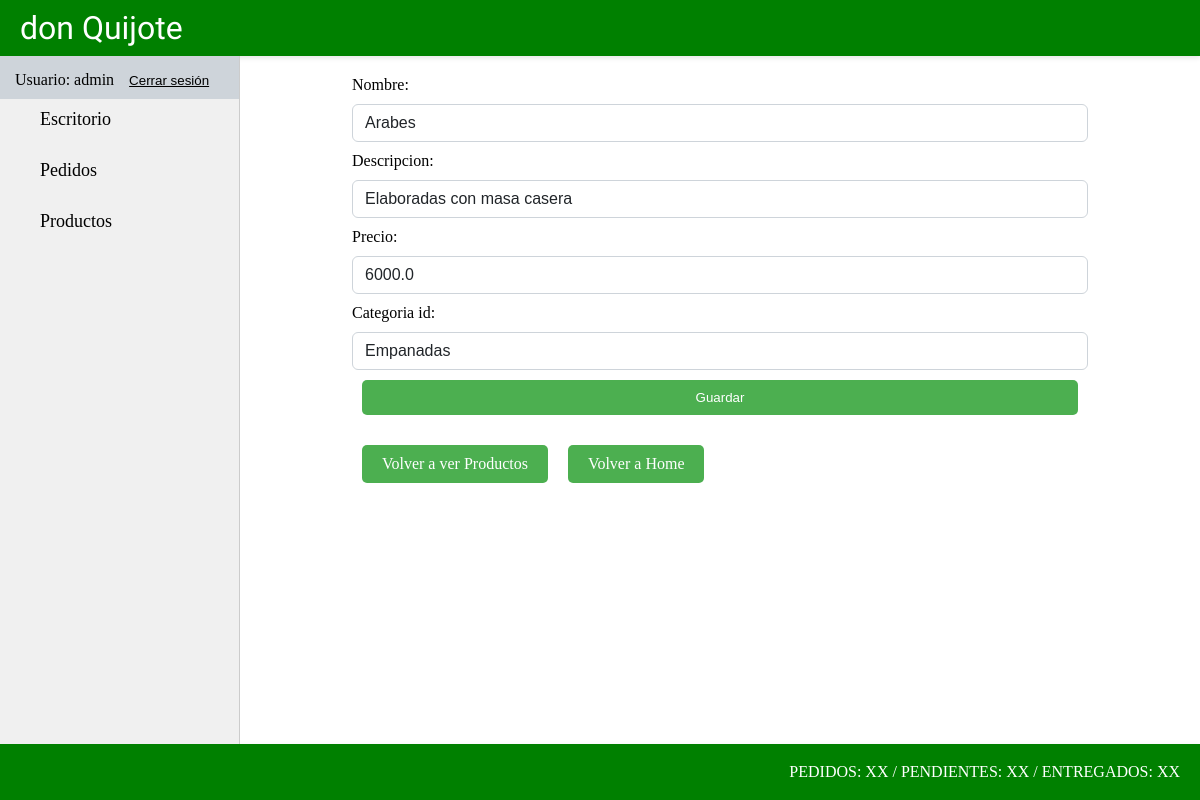
The app's page /producto/producto/update/7 (signed in) with its own data.
### producto/models.py (models this page shows, shortened)
class Producto(models.Model):
    nombre = models.CharField(max_length=50)
    descripcion = models.CharField(max_length=200)
    precio = models.FloatField()
    categoria_id = models.ForeignKey(ProductoCategoria, on_delete=models.CASCADE)

class ProductoCategoria(models.Model):
    nombre = models.CharField(max_length=50)
    def __str__(self):
        return f"{self.nombre}"

### producto/views.py (the view)
# urls.py: path("producto/update/<int:pk>", views.ProductoUpdate.as_view(), name="producto_update"),
class ProductoUpdate(LoginRequiredMixin, UpdateView):
    model = models.Producto
    form_class = forms.ProductoForm
    success_url = reverse_lazy("producto:producto_list")

### producto/forms.py
class ProductoForm(forms.ModelForm):
    class Meta:
        model = models.Producto
        fields = "__all__"
        widgets = {
            "nombre": forms.TextInput(attrs={"class": "form-control"}),
            "descripcion": forms.TextInput(attrs={"class": "form-control"}),
            "precio": forms.TextInput(attrs={"class": "form-control"}),
            "categoria_id": forms.Select(attrs={"class": "form-control"}),
        }

### producto/templates/producto/producto_form.html (shortened to what this page needs)
{% extends 'core/base.html' %}
{% block section %}
    <form class="form-container" action="" method="post">
        {{ form }}
        <button class="link-crud-productos" type="submit">Guardar</button>
    </form>
    <div class="container-link-crud-productos">
        <a class="link-crud-productos" href="{% url 'producto:home' %}">Volver a ver Productos</a>
        <a class="link-crud-productos" href="{% url 'core:home' %}">Volver a Home</a>
    </div>
{% endblock section %}

### core/templates/core/components/navbar.html (shortened to what this page needs)
<nav class="container-nav">
    <ul class="list-app">
        {% if user.is_authenticated %}
            <div class="usuario-logout">
                <li class="list-link"><a>Usuario: {{ user.username }}</a></li>
                <li>
                    <form action="{% url 'core:logout' %}" method="post">
                        <button type="submit" class="btn-logout"><u>Cerrar sesión</u></button>
                    </form>
                </li>
            </div>
            <li class="list-link"><a class="link-app" href="{% url 'core:home' %}">Escritorio</a></li>
            <li class="list-link"><a class="link-app" href="{% url 'pedidos:pedido_list' %}">Pedidos</a></li>
            <li class="list-link"><a class="link-app" href="{% url 'producto:home' %}">Productos</a></li>
        {% else %}
            <li class="list-link"><a class="link-app" href="{% url 'core:login' %}">Login</a></li>
        {% endif %}
    </ul>
</nav>

### core/static/core/css/styles.css (style rules this page uses)
* { padding: 0; margin: 0; box-sizing: border-box; }
.container-nav { width: 20%; height: 86vh; background-color: #f0f0f0; float: left; overflow-y: auto; border-right: 1px solid #ccc; }
.list-app { list-style: none; padding: 0; }
.list-link { margin-bottom: 10px; }
.link-app { color: #000; text-decoration: none; font-size: 18px; display: block; padding: 10px 40px; transition: background-color 0.3s ease; }
.container-link-crud-productos { display: flex; margin-left: 10%; margin-top: 30px; margin-bottom: 60px; }
.link-crud-productos { display: inline-block; text-decoration: none; background-color: #4CAF50; color: white; padding: 10px 20px; margin: 0 10px; border: none; border-radius: 5px; transition: background-color 0.3s; }
.form-container { width: 80%; margin-left: 10%; display: flex; flex-direction: column; }
.form-control { display: block; margin: 10px 0px; width: 100%; padding: 0.375rem 0.75rem; font-size: 1rem; font-weight: 400; line-height: 1.5; color: #212529; background-color: #fff; background-clip: padding-box; border: 1px solid #ced4da; -webkit-appearance: none; -moz-appearance: none; appearance: none; border-radius: 0.375rem; transition: border-color 0.15s ease-in-out, box-shadow 0.15s ease-in-out; }
.usuario-logout { display: flex; column-gap: 15px; padding-left: 15px; padding-top: 15px; background-color: #ced4da; }
.btn-logout { border: none; background-color: #ced4da; }

### records on screen
Producto: nombre "Arabes", descripcion "Elaboradas con masa casera", precio "6000.0", categoria_id "Empanadas"

### other values on screen
{{ user.username }} "admin"
